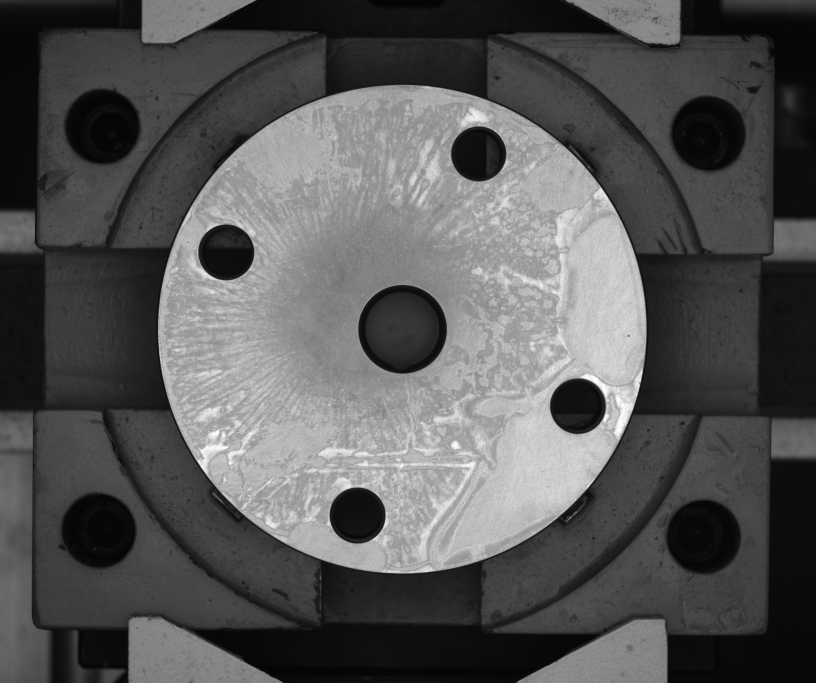
//> input picture low_cost_systm/pictures/test6.jpg, 2448 x 2048 px (shown at 1/3 size)
$ ./main   (built with g++ and OpenCV 4)
//> lines starting //> are read from the running program, lines starting //| are printed output that depends on the picture; after the words box and inside, x2 and y2 are one past the last pixel; in counts of white or black regions, pixels touching at a corner belong together
//#include <opencv2/opencv.hpp>
#include <opencv2/core.hpp>
#include <opencv2/imgproc.hpp>
#include <opencv2/highgui.hpp>
#include <iostream>
#include <stdio.h>
#include <string>
#include <cmath>

using namespace cv;
using namespace std;


float ratio = 0.049113; // 1个像素代表几个毫米

double getDistance(Point point1, Point point2)
{
	double distance;
	distance = powf((point1.x - point2.x), 2) + powf((point1.y - point2.y), 2);
	distance = sqrtf(distance);
	return distance;
}

/** @brief 中心特征法.
将迪卡儿坐标系中的一堆轮廓转换到极坐标中，将二维曲线转化为一维曲线，横坐标为角度θ，纵坐标为r.
@param cnts 轮廓，以vector<vector<Point>>形式表示
@param index 轮廓的索引值
@param cnt_img 返回cnt画出来的轮廓图
@parma output 返回轮廓的极坐标表示
 */
void centroidalProfile(vector<vector<Point>> cnts, int index, Mat&cnt_img, Mat& output)
{

	Mat polar_img;
	drawContours(cnt_img, cnts, index, Scalar(255, 255, 255), 1, LINE_4, Mat(), 0, Point(0, 0));
	Moments mm2 = moments(cnts[index]);
	double cx2 = mm2.m10 / mm2.m00;
	double cy2 = mm2.m01 / mm2.m00;
	circle(cnt_img, Point(cx2, cy2), 2, Scalar(0, 0, 255), -1, 8, 0);
	linearPolar(cnt_img, polar_img, Point(cx2, cy2), 900, INTER_LINEAR + WARP_FILL_OUTLIERS);
	transpose(polar_img, polar_img);
	int h = polar_img.rows;
	int w = polar_img.cols;
	output = Mat::zeros(h, w, polar_img.type());
	for (int i = 0; i < polar_img.rows; i++)
	{
		for (int j = 0; j < polar_img.cols; j++)
		{
			output.at<Vec3b>(i, j) = polar_img.at<Vec3b>(h - i - 1, j);
		}
	}
	putText(output, format("theta"), Point(w - 700, h - 50), FONT_HERSHEY_SIMPLEX, 4, Scalar(0, 255, 255), 2);
	putText(output, format("r"), Point(50, 200), FONT_HERSHEY_SIMPLEX, 4, Scalar(0, 255, 255), 2);
}

int main(int argc, char** argv)
{
	// 读取数据
	Mat src = imread("pictures/test6.jpg");
//> src is the input picture: 2048 rows x 2448 cols, CV_8UC3; min 3, max 255, mean 86.3

	if (src.empty())
	{
		cout << "could not open image..." << endl;
		return -1;
	}
	system("color 0A");	// 控制台黑底绿字
	cout << "图像的通道数为：" << src.channels() << endl;
//| 图像的通道数为：3

	// 转灰度
	Mat gray;
	cvtColor(src, gray, COLOR_BGR2GRAY);

	// 直方图均衡化
	Mat equa_hist;
	equalizeHist(gray, equa_hist);
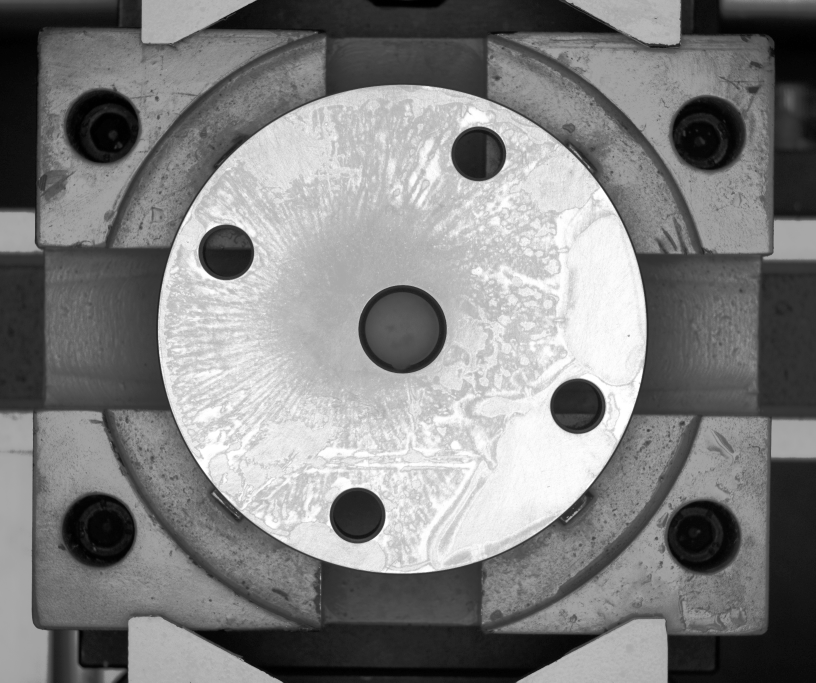
//> equa_hist: 2048 rows x 2448 cols, CV_8UC1 (shown at 1/3 size); min 0, max 255, mean 128.5
	// 模糊
	Mat gaussblur_img;
	GaussianBlur(equa_hist, gaussblur_img, Size(3, 3), 1);
	// 边缘提取
	Mat edge_img;
	Canny(gaussblur_img, edge_img, 130, 200, 3, false);
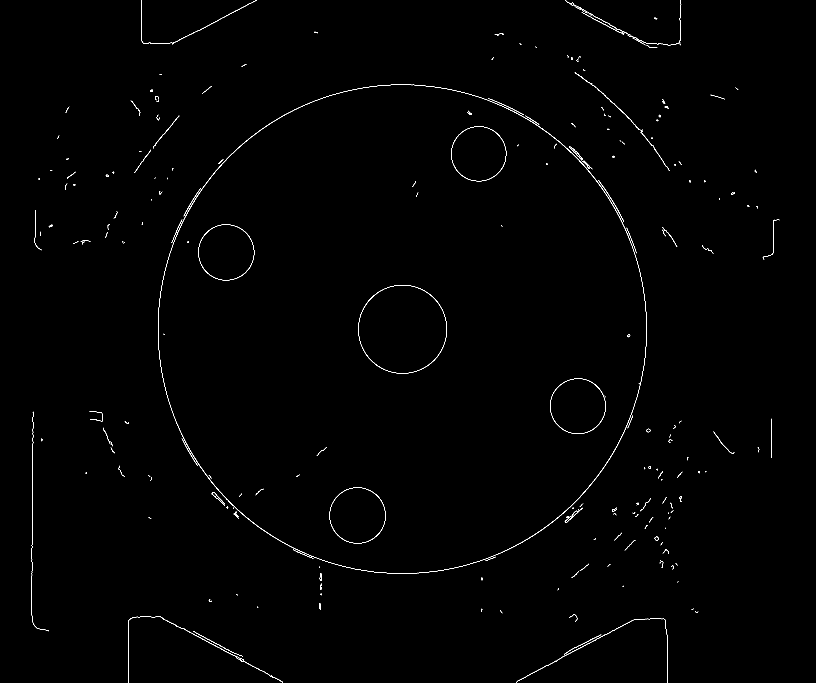
//> edge_img: 2048 rows x 2448 cols, CV_8UC1 (shown at 1/3 size); 0.4% white in thin lines or dots

	//// 膨胀
	//Mat dilate_img;
	//Mat kernel = getStructuringElement(MORPH_ELLIPSE, Size(3, 3));
	//dilate(edge_img, dilate_img, kernel, Point(-1, -1), 1);

	// 轮廓分析
	vector<vector<Point>> contours, dst_contours;
	vector<Vec4i> hierachy, dst_hierachy;
	double max_area = 0;
	int max_area_index = 0;
	int count = 0;
	findContours(edge_img, contours, hierachy, RETR_TREE, CHAIN_APPROX_SIMPLE, Point(0, 0));
//> contours = 262 contours, 214 with area under 20; largest, box (x1, y1, x2, y2) and area: (474, 254, 1941, 1721) 1688836, (474, 254, 1941, 1721) 1687604, (1075, 855, 1341, 1121) 55269, (1075, 855, 1341, 1121) 55050, (988, 1462, 1157, 1631) 22044
	for (int i = 0; i < contours.size(); i++)
	{
		double contour_area = contourArea(contours[i]);
		double contour_length = arcLength(contours[i], false);
		drawContours(src, contours, i, Scalar(0, 0, 255), 4, LINE_8, dst_hierachy, 0, Point(0, 0));
		if (contour_area > 15000 && contour_length > 500)
		{
			dst_contours.push_back(contours[i]);
			dst_hierachy.push_back(hierachy[i]);
			if (contour_area > max_area)
			{
				max_area = contour_area;
				max_area_index = i;
				count++;
			}
		}
	}
//> this loop made 262 passes
//> (contour_area, contour_length, max_area, count) on pass 202: (1688836, 4803.3, 1688836, 1)
//> (contour_area, contour_length) on passes 3, 4, 5, 6, 42, 44: (52, 268), (56, 358), (172, 1457.3), (189, 1519.5), (25.5, 89.95), (86.5, 30.73)
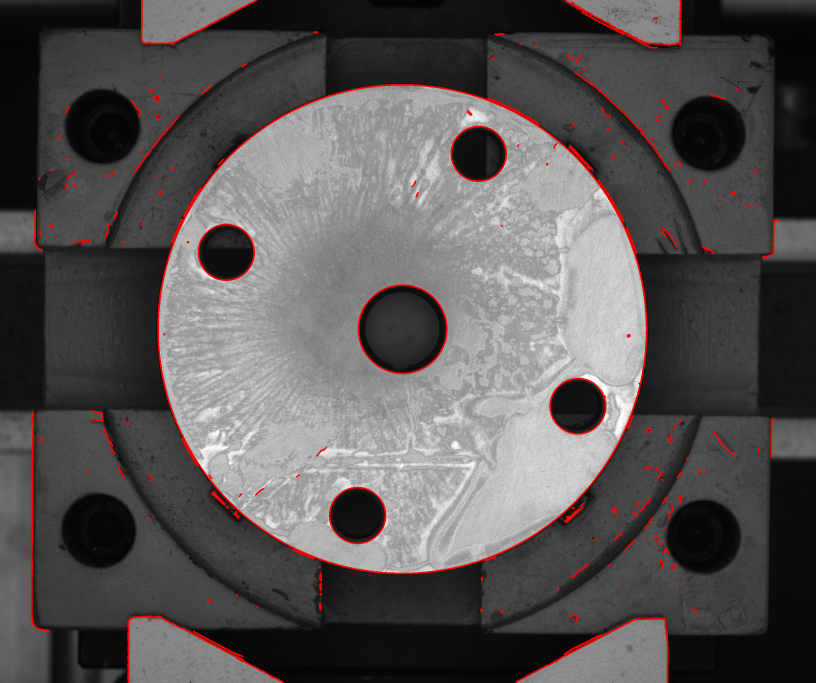
//> src: 2048 rows x 2448 cols, CV_8UC3 (shown at 1/3 size); mean B, G, R 85.1, 85.1, 89.3
//> after the loop, dst_hierachy = 12 items, first 8: [232, 200, 202, -1], [-1, -1, 203, 201], [207, 204, 206, 202], [-1, -1, -1, 205], [214, 211, 213, 202], [-1, -1, -1, 212], [219, 216, 218, 202], [-1, -1, -1, 217]; max_area = 1688836; max_area_index = 201; count = 1
	// 绘制
	Mat dst_4 = Mat::zeros(src.size(), CV_8UC3);
	Mat dst_1 = Mat::zeros(src.size(), CV_8UC3);
	Mat dst_2 = Mat::zeros(src.size(), CV_8UC3);
	Mat dst_3 = Mat::zeros(src.size(), CV_8UC3);
	drawContours(dst_4, contours, max_area_index, Scalar(255, 255, 255), -1, LINE_4, dst_hierachy, 0, Point(0, 0));
//> dst_4: 2048 rows x 2448 cols, CV_8UC3; 33.7% white; 1 white region, box (x1, y1, x2, y2) and area: (474, 254, 1941, 1721) 1691776

	// 中心特征法分析轮廓

	Mat polar_img;
	centroidalProfile(contours, max_area_index, dst_3, polar_img);
//> in centroidalProfile, `drawContours(cnt_img, cnts, index, Scalar(255, 255, 255), 1, LINE_4, M..`:
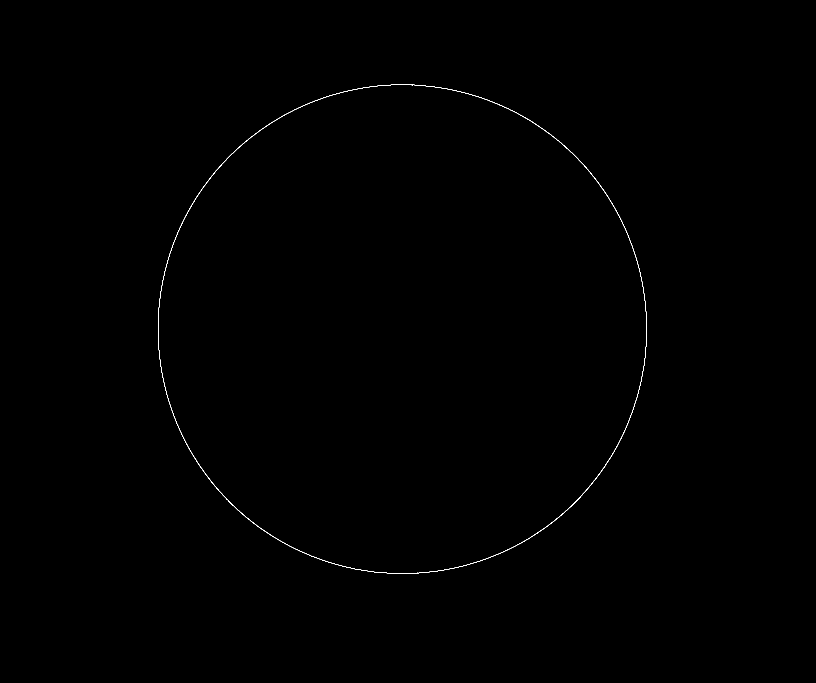
//> cnt_img: 2048 rows x 2448 cols, CV_8UC3 (shown at 1/3 size); 0.12% white in thin lines or dots, all inside (x1, y1, x2, y2) = (474, 254, 1941, 1721)
//> in centroidalProfile, `Moments mm2 = moments(cnts[index]);`: mm2 = moments, m00 1688836, centre m10/m00, m01/m00 = (1206.5, 987)
//> in centroidalProfile, `double cx2 = mm2.m10 / mm2.m00;`: cx2 = 1206.5
//> in centroidalProfile, `double cy2 = mm2.m01 / mm2.m00;`: cy2 = 987
//> in centroidalProfile, `transpose(polar_img, polar_img);`:
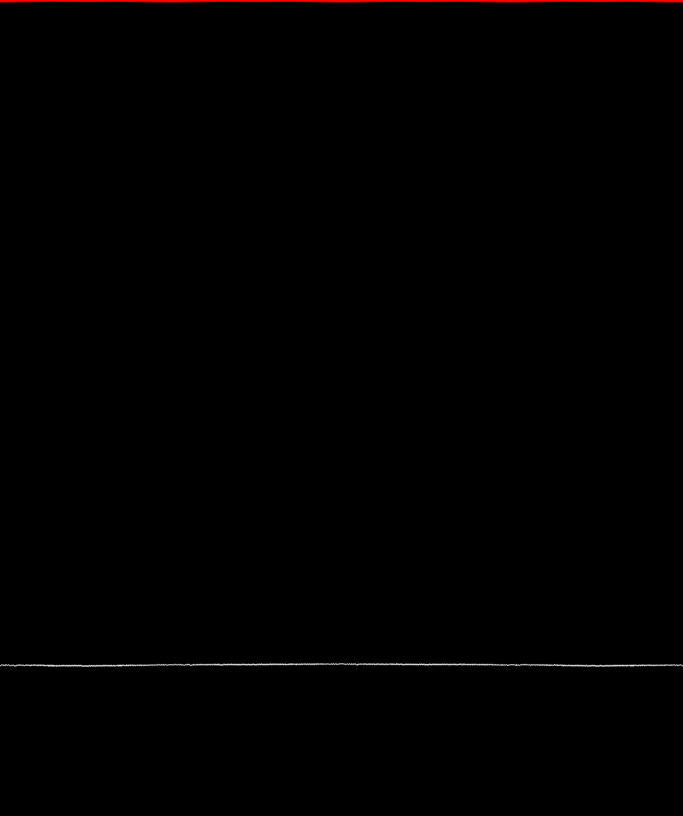
//> polar_img: 2448 rows x 2048 cols, CV_8UC3 (shown at 1/3 size); mean B, G, R 0.4, 0.4, 1

	for (int i = 0; i < dst_contours.size(); i++)
	{
		Scalar color1 = Scalar(0, 255, 0);
		Scalar color2 = Scalar(255, 255, 255);

		if (i % 2 == 0)
		{
			drawContours(dst_1, dst_contours, i, color1, 4, LINE_8, dst_hierachy, 0, Point(0, 0));
			if ((i != count) && (i != (count - 1)))
			{
				drawContours(dst_2, dst_contours, i, color2, -1, LINE_8, dst_hierachy, 0, Point(0, 0));
			}
		}

	}
//> this loop made 12 passes
//> dst_2: 2048 rows x 2448 cols, CV_8UC3; 2.9% white; 5 white regions, box (x1, y1, x2, y2) and area: (1075, 855, 1341, 1121) 55646, (988, 1462, 1157, 1631) 22283, (595, 673, 763, 841) 22198, (1650, 1135, 1817, 1302) 21870, (1353, 379, 1519, 544) 21452
	// make mask
	Mat mask1, mask2, img;
	cvtColor(dst_2, mask1, COLOR_BGR2GRAY);
	cvtColor(dst_4, mask2, COLOR_BGR2GRAY);

	bitwise_not(mask1, mask1);
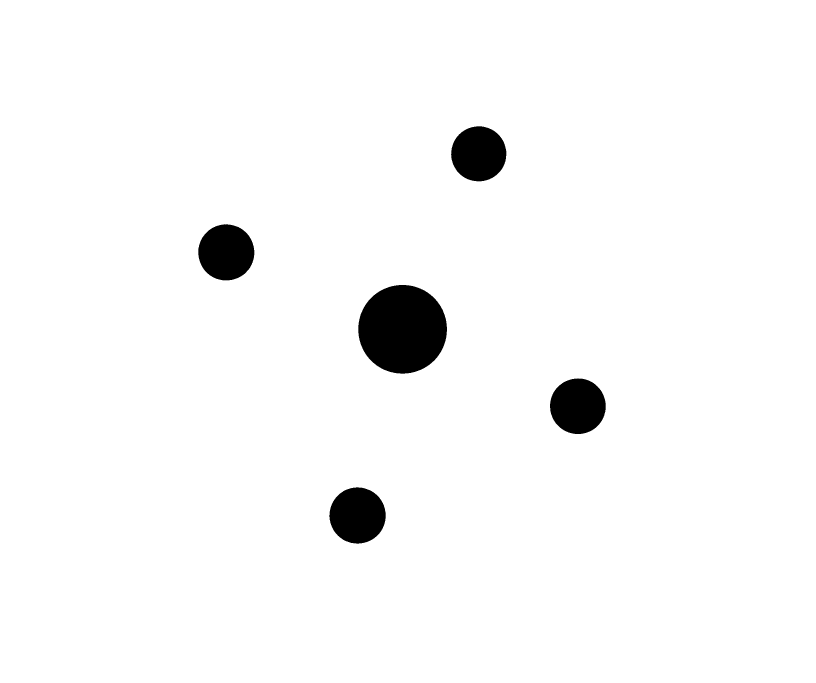
//> mask1: 2048 rows x 2448 cols, CV_8UC1 (shown at 1/3 size); 97.1% white; 5 black regions, box (x1, y1, x2, y2) and area: (1075, 855, 1341, 1121) 55646, (988, 1462, 1157, 1631) 22283, (595, 673, 763, 841) 22198, (1650, 1135, 1817, 1302) 21870, (1353, 379, 1519, 544) 21452
	bitwise_and(mask1, mask2, mask2);
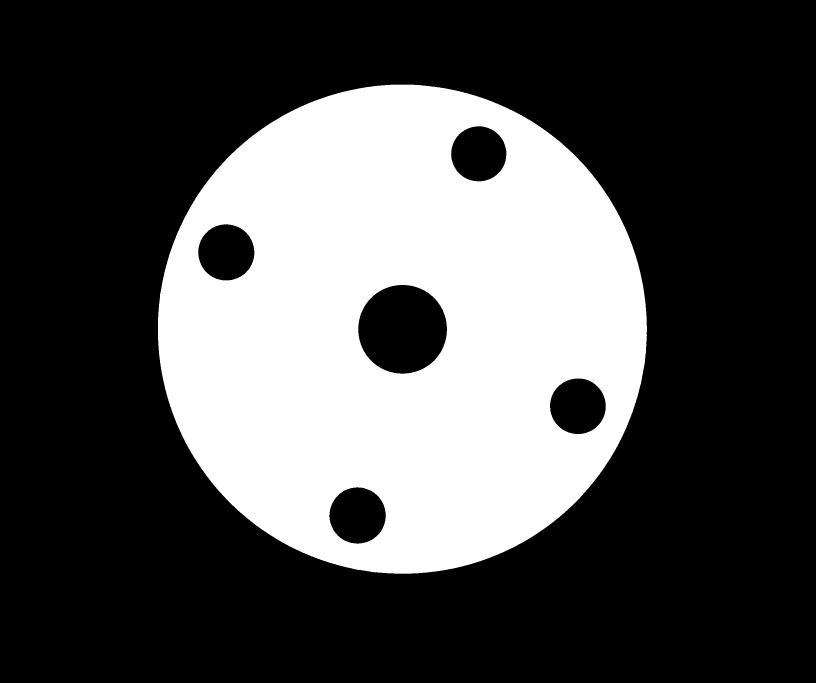
//> mask2: 2048 rows x 2448 cols, CV_8UC1 (shown at 1/3 size); 30.9% white; 1 white region, box (x1, y1, x2, y2) and area: (474, 254, 1941, 1721) 1548327

	bitwise_and(edge_img, mask2, img);

	// surface detect
	vector<vector<Point>> cnts;
	vector<Vec4i> hier;
	findContours(img, cnts, hier, RETR_TREE, CHAIN_APPROX_SIMPLE, Point(0, 0));
//> cnts = 21 contours, 17 with area under 20; largest, box (x1, y1, x2, y2) and area: (474, 254, 1941, 1721) 1688836, (474, 254, 1941, 1721) 1687604, (1882, 1004, 1891, 1012) 40, (1882, 1004, 1891, 1011) 34

	// ansys
	Mat result_show;
	src.copyTo(result_show);
	double cnt_area = 0;
	double cnt_length = 0;

	for (int i = 0; i < cnts.size(); i++)
	{
		cnt_area = contourArea(cnts[i]);
		drawContours(result_show, cnts, i, Scalar(255, 0, 0), 1); // 检测出来的所有轮廓 蓝色显示
		if (cnt_area > 0 && cnt_area < 100)
		{
			if (cnts[i].size() < 5) continue;


			drawContours(result_show, cnts, i, Scalar(0, 255, 0), 1); // 检测出来的疑似缺陷的轮廓 绿色显示
			RotatedRect rrt2 = fitEllipseDirect(cnts[i]);
			double radius2 = min(rrt2.size.width, rrt2.size.height) / 2.0;
			float k = rrt2.size.width / rrt2.size.height;
			bool iswant = k > 0.8 && k < 1.2;

			if (iswant)
			{
				circle(result_show, rrt2.center, radius2 + 10, Scalar(0, 0, 255), 4, 8, 0);	// 确定是缺陷的轮廓，红色圈起来
				Moments mm2 = moments(cnts[i]);
				double cx2 = mm2.m10 / mm2.m00;
				double cy2 = mm2.m01 / mm2.m00;
				//circle(result_show, Point(cx2, cy2), 1, Scalar(255, 0, 0), 1, 8, 0);
				//putText(result_show, format("%fpix", radius2 * 2), rrt2.center, FONT_HERSHEY_SIMPLEX, 1, Scalar(0, 0, 255), 1, 8);
				putText(result_show, format("%fmm", radius2 * 2 * ratio), rrt2.center, FONT_HERSHEY_SIMPLEX, 1, Scalar(0, 0, 255), 1, 8);

			}
		}

	}
//> this loop made 21 passes
//> (cnt_area, rrt2, radius2, k, iswant, cx2, cy2) on pass 10: (39.5, centre (1885.7, 1006.8), size (6.9, 8.1), angle 59.1, 3.47, 0.854, true, 1885.7, 1007)
//> (cnt_area, rrt2, radius2, k, iswant) on pass 11: (33.5, centre (1885.8, 1006.9), size (5.8, 7.6), angle 75.5, 2.91, 0.767, false)
	waitKey(0);
	return 0;
}
